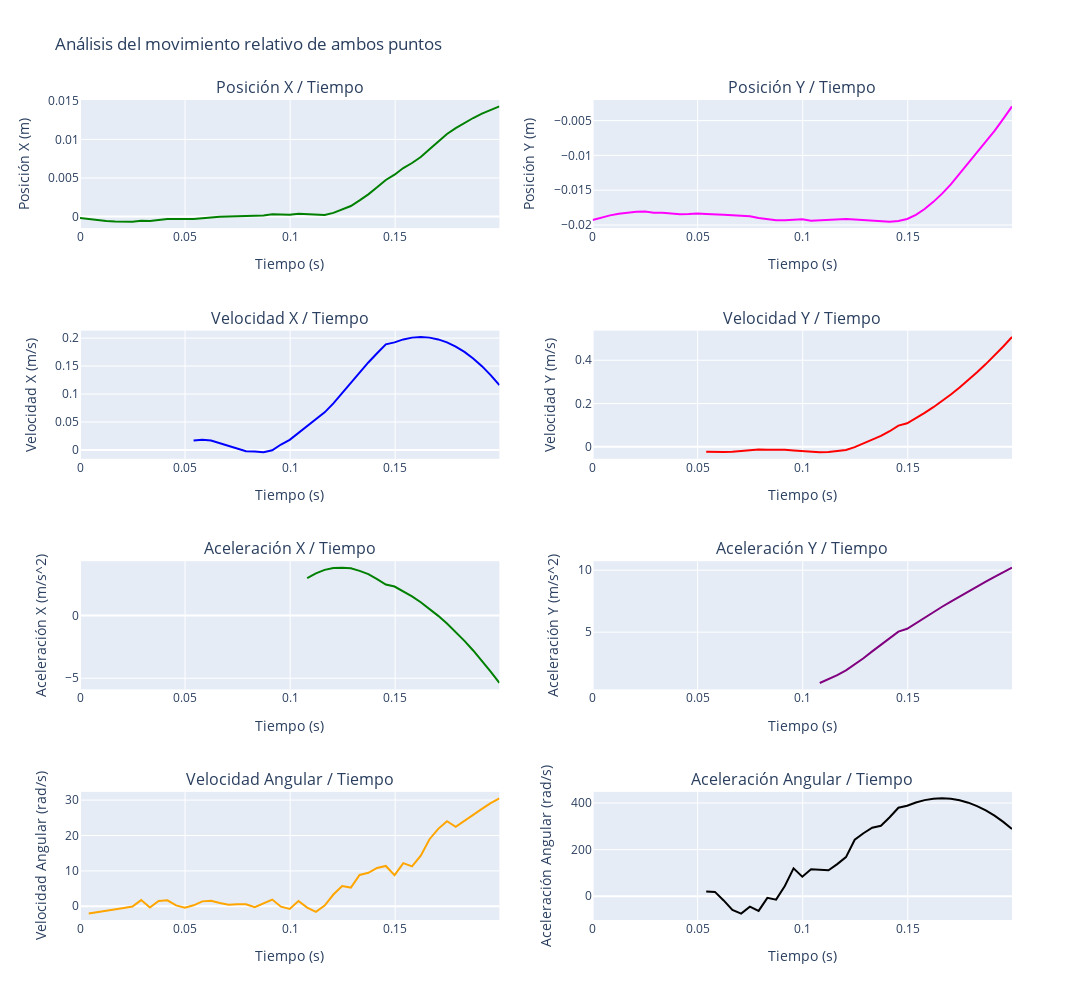

The notebook cell this image was saved under:
### Code cell
# Elegir dataframe a graficar
dfG = dfRelativoBordeCentro
dfG_speed = dfRelativoBordeCentro_speed
dfG_acceleration = dfRelativoBordeCentro_acceleration

# Crear figura y ejes
# 3 filas, 2 columnas
fig = make_subplots(rows=4, cols=2, subplot_titles=("Posición X / Tiempo", "Posición Y / Tiempo",
                                                    "Velocidad X / Tiempo", "Velocidad Y / Tiempo",
                                                    "Aceleración X / Tiempo", "Aceleración Y / Tiempo",
                                                    "Velocidad Angular / Tiempo", "Aceleración Angular / Tiempo"))

# Grafica la posición X en funcion del tiempo
fig.update_yaxes(title_text="Posición X (m)", row=1, col=1)
fig.update_xaxes(title_text="Tiempo (s)", row=1, col=1)
fig.add_trace(go.Scatter(x=dfG['Time (sec)'], y=dfG['Relative_Position_X'], mode='lines', marker=dict(color='green')), row=1, col=1)

# Grafica la posición Y / tiempo
fig.update_yaxes(title_text="Posición Y (m)", row=1, col=2)
fig.update_xaxes(title_text="Tiempo (s)", row=1, col=2)
fig.add_trace(go.Scatter(x=dfG['Time (sec)'], y=dfG['Relative_Position_Y'], mode='lines', marker=dict(color='magenta')), row=1, col=2)

# Grafica la velocidad X / tiempo
fig.update_yaxes(title_text="Velocidad X (m/s)", row=2, col=1)
fig.update_xaxes(title_text="Tiempo (s)", row=2, col=1)
fig.add_trace(go.Scatter(x=dfG_speed['Time (sec)'], y=dfG_speed['Relative_Speed_X'], mode='lines', marker=dict(color='blue')), row=2, col=1)

# Grafica la velocidad Y / tiempo
fig.update_yaxes(title_text="Velocidad Y (m/s)", row=2, col=2)
fig.update_xaxes(title_text="Tiempo (s)", row=2, col=2)
fig.add_trace(go.Scatter(x=dfG_speed['Time (sec)'], y=dfG_speed['Relative_Speed_Y'], mode='lines', marker=dict(color='red')), row=2, col=2)

# Grafica la aceleración X / tiempo
fig.update_yaxes(title_text="Aceleración X (m/s^2)", row=3, col=1)
fig.update_xaxes(title_text="Tiempo (s)", row=3, col=1)
fig.add_trace(go.Scatter(x=dfG_acceleration['Time (sec)'], y=dfG_acceleration['Relative_Acceleration_X'], mode='lines', marker=dict(color='green')), row=3, col=1)

# Grafica la aceleración Y / tiempo
fig.update_yaxes(title_text="Aceleración Y (m/s^2)", row=3, col=2)
fig.update_xaxes(title_text="Tiempo (s)", row=3, col=2)
fig.add_trace(go.Scatter(x=dfG_acceleration['Time (sec)'], y=dfG_acceleration['Relative_Acceleration_Y'], mode='lines', marker=dict(color='purple')), row=3, col=2)

# Grafica la velocidad angular
fig.update_yaxes(title_text="Velocidad Angular (rad/s)", row=4, col=1)
fig.update_xaxes(title_text="Tiempo (s)", row=4, col=1)
fig.add_trace(go.Scatter(x=dfG['Time (sec)'], y=dfG['Relative_Angular_Velocity'], mode='lines', marker=dict(color='orange')), row=4, col=1)

#Grafica la aceleración angular
fig.update_yaxes(title_text="Aceleración Angular (rad/s)", row=4, col=2)
fig.update_xaxes(title_text="Tiempo (s)", row=4, col=2)
fig.add_trace(go.Scatter(x=dfG['Time (sec)'], y=dfG['Relative_Angular_Acceleration'], mode='lines', marker=dict(color='black')), row=4, col=2)

# Actualizar los títulos y ajustar el diseño
fig.update_layout(height=1000, width=1200, title_text="Análisis del movimiento relativo de ambos puntos", showlegend=False)

# Mostrar los gráficos
fig.show() # Si hay error acá, revisar el renderer

### Figure 1 — Plotly figure (JSON) as saved in the notebook; plotly's stock layout.template omitted (floating-point values rounded to 4 significant figures)
{"data": [{"marker": {"color": "green"}, "mode": "lines", "type": "scatter", "x": [0, 0.004159, 0.008317, 0.01248, 0.01663, 0.02079, 0.02495, 0.02911, 0.03327, 0.03743, 0.04159, 0.04574, 0.0499, 0.05406, 0.05822, 0.06238, 0.06654, 0.0707, 0.07485, 0.07901, 0.08317, 0.08733, 0.09149, 0.09565, 0.09981, 0.104, 0.1081, 0.1123, 0.1164, 0.1206, 0.1248, 0.1289, 0.1331, 0.1372, 0.1414, 0.1455, 0.1497, 0.1539, 0.158, 0.1622, 0.1663, 0.1705, 0.1747, 0.1788, 0.183, 0.1871, 0.1913, 0.1955, 0.1996], "xaxis": "x", "y": [-0.0001752, -0.0003344, -0.0004626, -0.0005596, -0.0006255, -0.0006602, -0.0006638, -0.0005371, -0.0005625, -0.000451, -0.0003243, -0.000304, -0.0003344, -0.0003142, -0.0002078, -9.121e-05, -2.027e-05, 1.52e-05, 6.081e-05, 0.0001064, 8.615e-05, 0.0001571, 0.0003091, 0.000299, 0.0002382, 0.0003598, 0.0003294, 0.0002027, 0.0002179, 0.0004814, 0.0009425, 0.001373, 0.002103, 0.002883, 0.003801, 0.004743, 0.005422, 0.006284, 0.006942, 0.007713, 0.008706, 0.009745, 0.0107, 0.01145, 0.01214, 0.01277, 0.01333, 0.01383, 0.01427], "yaxis": "y"}, {"marker": {"color": "magenta"}, "mode": "lines", "type": "scatter", "x": [0, 0.004159, 0.008317, 0.01248, 0.01663, 0.02079, 0.02495, 0.02911, 0.03327, 0.03743, 0.04159, 0.04574, 0.0499, 0.05406, 0.05822, 0.06238, 0.06654, 0.0707, 0.07485, 0.07901, 0.08317, 0.08733, 0.09149, 0.09565, 0.09981, 0.104, 0.1081, 0.1123, 0.1164, 0.1206, 0.1248, 0.1289, 0.1331, 0.1372, 0.1414, 0.1455, 0.1497, 0.1539, 0.158, 0.1622, 0.1663, 0.1705, 0.1747, 0.1788, 0.183, 0.1871, 0.1913, 0.1955, 0.1996], "xaxis": "x2", "y": [-0.01927, -0.01891, -0.01862, -0.01838, -0.01822, -0.01811, -0.01807, -0.01824, -0.01826, -0.01834, -0.01846, -0.01843, -0.01836, -0.01843, -0.01844, -0.01854, -0.0186, -0.01869, -0.01873, -0.019, -0.01921, -0.01933, -0.0193, -0.01922, -0.01919, -0.01938, -0.01933, -0.01923, -0.01919, -0.01913, -0.01923, -0.01931, -0.01944, -0.01945, -0.01953, -0.01942, -0.01913, -0.01854, -0.01771, -0.01668, -0.01549, -0.01415, -0.01262, -0.0112, -0.009701, -0.008127, -0.006478, -0.004754, -0.002954], "yaxis": "y2"}, {"marker": {"color": "blue"}, "mode": "lines", "type": "scatter", "x": [0, 0.004159, 0.008317, 0.01248, 0.01663, 0.02079, 0.02495, 0.02911, 0.03327, 0.03743, 0.04159, 0.04574, 0.0499, 0.05406, 0.05822, 0.06238, 0.06654, 0.0707, 0.07485, 0.07901, 0.08317, 0.08733, 0.09149, 0.09565, 0.09981, 0.104, 0.1081, 0.1123, 0.1164, 0.1206, 0.1248, 0.1289, 0.1331, 0.1372, 0.1414, 0.1455, 0.1497, 0.1539, 0.158, 0.1622, 0.1663, 0.1705, 0.1747, 0.1788, 0.183, 0.1871, 0.1913, 0.1955, 0.1996], "xaxis": "x3", "y": [null, null, null, null, null, null, null, null, null, null, null, null, null, 0.01701, 0.01847, 0.01707, 0.01248, 0.006627, 0.003112, -0.002001, -0.002753, -0.004157, -0.0005691, 0.009789, 0.01824, 0.03016, 0.04202, 0.05372, 0.0673, 0.08323, 0.1019, 0.121, 0.1397, 0.1565, 0.1729, 0.1889, 0.1923, 0.1977, 0.2008, 0.2019, 0.2008, 0.1977, 0.1923, 0.1849, 0.1753, 0.1636, 0.1498, 0.1339, 0.1158], "yaxis": "y3"}, {"marker": {"color": "red"}, "mode": "lines", "type": "scatter", "x": [0, 0.004159, 0.008317, 0.01248, 0.01663, 0.02079, 0.02495, 0.02911, 0.03327, 0.03743, 0.04159, 0.04574, 0.0499, 0.05406, 0.05822, 0.06238, 0.06654, 0.0707, 0.07485, 0.07901, 0.08317, 0.08733, 0.09149, 0.09565, 0.09981, 0.104, 0.1081, 0.1123, 0.1164, 0.1206, 0.1248, 0.1289, 0.1331, 0.1372, 0.1414, 0.1455, 0.1497, 0.1539, 0.158, 0.1622, 0.1663, 0.1705, 0.1747, 0.1788, 0.183, 0.1871, 0.1913, 0.1955, 0.1996], "xaxis": "x4", "y": [null, null, null, null, null, null, null, null, null, null, null, null, null, -0.02284, -0.02459, -0.0241, -0.02281, -0.01899, -0.01559, -0.01203, -0.01341, -0.01192, -0.01371, -0.01731, -0.02091, -0.02324, -0.02543, -0.02394, -0.02068, -0.01419, -0.001433, 0.01532, 0.0314, 0.05022, 0.07211, 0.09827, 0.109, 0.1318, 0.1565, 0.1831, 0.2116, 0.242, 0.2742, 0.3083, 0.3443, 0.3822, 0.422, 0.4636, 0.5071], "yaxis": "y4"}, {"marker": {"color": "green"}, "mode": "lines", "type": "scatter", "x": [0, 0.004159, 0.008317, 0.01248, 0.01663, 0.02079, 0.02495, 0.02911, 0.03327, 0.03743, 0.04159, 0.04574, 0.0499, 0.05406, 0.05822, 0.06238, 0.06654, 0.0707, 0.07485, 0.07901, 0.08317, 0.08733, 0.09149, 0.09565, 0.09981, 0.104, 0.1081, 0.1123, 0.1164, 0.1206, 0.1248, 0.1289, 0.1331, 0.1372, 0.1414, 0.1455, 0.1497, 0.1539, 0.158, 0.1622, 0.1663, 0.1705, 0.1747, 0.1788, 0.183, 0.1871, 0.1913, 0.1955, 0.1996], "xaxis": "x5", "y": [null, null, null, null, null, null, null, null, null, null, null, null, null, null, null, null, null, null, null, null, null, null, null, null, null, null, 2.978, 3.353, 3.631, 3.78, 3.805, 3.749, 3.549, 3.287, 2.898, 2.466, 2.301, 1.933, 1.516, 1.05, 0.5336, -0.03183, -0.6467, -1.311, -2.025, -2.788, -3.6, -4.462, -5.374], "yaxis": "y5"}, {"marker": {"color": "purple"}, "mode": "lines", "type": "scatter", "x": [0, 0.004159, 0.008317, 0.01248, 0.01663, 0.02079, 0.02495, 0.02911, 0.03327, 0.03743, 0.04159, 0.04574, 0.0499, 0.05406, 0.05822, 0.06238, 0.06654, 0.0707, 0.07485, 0.07901, 0.08317, 0.08733, 0.09149, 0.09565, 0.09981, 0.104, 0.1081, 0.1123, 0.1164, 0.1206, 0.1248, 0.1289, 0.1331, 0.1372, 0.1414, 0.1455, 0.1497, 0.1539, 0.158, 0.1622, 0.1663, 0.1705, 0.1747, 0.1788, 0.183, 0.1871, 0.1913, 0.1955, 0.1996], "xaxis": "x6", "y": [null, null, null, null, null, null, null, null, null, null, null, null, null, null, null, null, null, null, null, null, null, null, null, null, null, null, 0.8993, 1.181, 1.525, 1.917, 2.387, 2.898, 3.452, 3.961, 4.524, 5.046, 5.276, 5.732, 6.179, 6.618, 7.049, 7.472, 7.887, 8.294, 8.692, 9.083, 9.465, 9.84, 10.21], "yaxis": "y6"}, {"marker": {"color": "orange"}, "mode": "lines", "type": "scatter", "x": [0, 0.004159, 0.008317, 0.01248, 0.01663, 0.02079, 0.02495, 0.02911, 0.03327, 0.03743, 0.04159, 0.04574, 0.0499, 0.05406, 0.05822, 0.06238, 0.06654, 0.0707, 0.07485, 0.07901, 0.08317, 0.08733, 0.09149, 0.09565, 0.09981, 0.104, 0.1081, 0.1123, 0.1164, 0.1206, 0.1248, 0.1289, 0.1331, 0.1372, 0.1414, 0.1455, 0.1497, 0.1539, 0.158, 0.1622, 0.1663, 0.1705, 0.1747, 0.1788, 0.183, 0.1871, 0.1913, 0.1955, 0.1996], "xaxis": "x7", "y": [null, -2.066, -1.722, -1.343, -0.9368, -0.5093, -0.06917, 1.754, -0.3275, 1.495, 1.686, 0.2575, -0.4111, 0.28, 1.389, 1.527, 0.9212, 0.4576, 0.5851, 0.5659, -0.2683, 0.8756, 1.897, -0.1105, -0.7559, 1.48, -0.3665, -1.563, 0.1959, 3.319, 5.729, 5.296, 8.839, 9.469, 10.83, 11.39, 8.792, 12.19, 11.27, 14.31, 18.95, 21.88, 24.06, 22.47, 24.08, 25.8, 27.54, 29.17, 30.52], "yaxis": "y7"}, {"marker": {"color": "black"}, "mode": "lines", "type": "scatter", "x": [0, 0.004159, 0.008317, 0.01248, 0.01663, 0.02079, 0.02495, 0.02911, 0.03327, 0.03743, 0.04159, 0.04574, 0.0499, 0.05406, 0.05822, 0.06238, 0.06654, 0.0707, 0.07485, 0.07901, 0.08317, 0.08733, 0.09149, 0.09565, 0.09981, 0.104, 0.1081, 0.1123, 0.1164, 0.1206, 0.1248, 0.1289, 0.1331, 0.1372, 0.1414, 0.1455, 0.1497, 0.1539, 0.158, 0.1622, 0.1663, 0.1705, 0.1747, 0.1788, 0.183, 0.1871, 0.1913, 0.1955, 0.1996], "xaxis": "x8", "y": [null, null, null, null, null, null, null, null, null, null, null, null, null, 20.28, 18.26, -18.29, -59.32, -74.88, -45.33, -63.3, -7.197, -14.94, 43.54, 119.3, 83.68, 115.7, 112.0, 111.3, 137.5, 167.8, 242.2, 270.1, 293.9, 302.5, 338.9, 379.7, 388.3, 402.4, 412.5, 418.4, 420.3, 418.1, 411.8, 401.4, 387.0, 368.4, 345.7, 319.0, 288.2], "yaxis": "y8"}], "layout": {"annotations": [{"font": {"size": 16}, "showarrow": false, "text": "Posición X / Tiempo", "x": 0.225, "xanchor": "center", "xref": "paper", "y": 1, "yanchor": "bottom", "yref": "paper"}, {"font": {"size": 16}, "showarrow": false, "text": "Posición Y / Tiempo", "x": 0.775, "xanchor": "center", "xref": "paper", "y": 1, "yanchor": "bottom", "yref": "paper"}, {"font": {"size": 16}, "showarrow": false, "text": "Velocidad X / Tiempo", "x": 0.225, "xanchor": "center", "xref": "paper", "y": 0.7188, "yanchor": "bottom", "yref": "paper"}, {"font": {"size": 16}, "showarrow": false, "text": "Velocidad Y / Tiempo", "x": 0.775, "xanchor": "center", "xref": "paper", "y": 0.7188, "yanchor": "bottom", "yref": "paper"}, {"font": {"size": 16}, "showarrow": false, "text": "Aceleración X / Tiempo", "x": 0.225, "xanchor": "center", "xref": "paper", "y": 0.4375, "yanchor": "bottom", "yref": "paper"}, {"font": {"size": 16}, "showarrow": false, "text": "Aceleración Y / Tiempo", "x": 0.775, "xanchor": "center", "xref": "paper", "y": 0.4375, "yanchor": "bottom", "yref": "paper"}, {"font": {"size": 16}, "showarrow": false, "text": "Velocidad Angular / Tiempo", "x": 0.225, "xanchor": "center", "xref": "paper", "y": 0.1562, "yanchor": "bottom", "yref": "paper"}, {"font": {"size": 16}, "showarrow": false, "text": "Aceleración Angular / Tiempo", "x": 0.775, "xanchor": "center", "xref": "paper", "y": 0.1562, "yanchor": "bottom", "yref": "paper"}], "height": 1000, "showlegend": false, "title": {"text": "Análisis del movimiento relativo de ambos puntos"}, "width": 1200, "xaxis": {"anchor": "y", "domain": [0, 0.45], "title": {"text": "Tiempo (s)"}}, "xaxis2": {"anchor": "y2", "domain": [0.55, 1], "title": {"text": "Tiempo (s)"}}, "xaxis3": {"anchor": "y3", "domain": [0, 0.45], "title": {"text": "Tiempo (s)"}}, "xaxis4": {"anchor": "y4", "domain": [0.55, 1], "title": {"text": "Tiempo (s)"}}, "xaxis5": {"anchor": "y5", "domain": [0, 0.45], "title": {"text": "Tiempo (s)"}}, "xaxis6": {"anchor": "y6", "domain": [0.55, 1], "title": {"text": "Tiempo (s)"}}, "xaxis7": {"anchor": "y7", "domain": [0, 0.45], "title": {"text": "Tiempo (s)"}}, "xaxis8": {"anchor": "y8", "domain": [0.55, 1], "title": {"text": "Tiempo (s)"}}, "yaxis": {"anchor": "x", "domain": [0.8438, 1], "title": {"text": "Posición X (m)"}}, "yaxis2": {"anchor": "x2", "domain": [0.8438, 1], "title": {"text": "Posición Y (m)"}}, "yaxis3": {"anchor": "x3", "domain": [0.5625, 0.7188], "title": {"text": "Velocidad X (m/s)"}}, "yaxis4": {"anchor": "x4", "domain": [0.5625, 0.7188], "title": {"text": "Velocidad Y (m/s)"}}, "yaxis5": {"anchor": "x5", "domain": [0.2812, 0.4375], "title": {"text": "Aceleración X (m/s^2)"}}, "yaxis6": {"anchor": "x6", "domain": [0.2812, 0.4375], "title": {"text": "Aceleración Y (m/s^2)"}}, "yaxis7": {"anchor": "x7", "domain": [0, 0.1562], "title": {"text": "Velocidad Angular (rad/s)"}}, "yaxis8": {"anchor": "x8", "domain": [0, 0.1562], "title": {"text": "Aceleración Angular (rad/s)"}}}}
